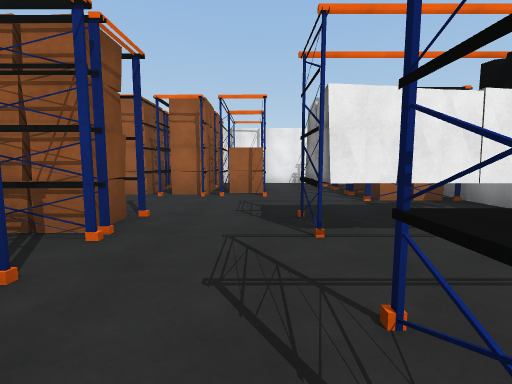
View 1 (above)

24 first-person views from a walk through a Unity game level. The camera is 1.5 m above the floor, tilts 6° down and sees 85° across. The floor is counted in squares, 2 m on a side. Each view is taken from the middle of a square. On the plan, view 1 faces up. The plan holds only what a view shows up to about 10 squares ahead; the rest is blank. The place goes on beyond the plan.

View 2
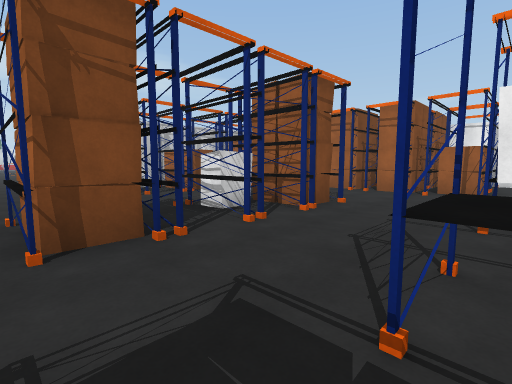

View 3
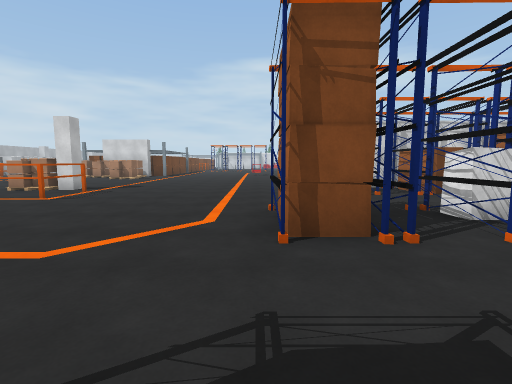

View 4
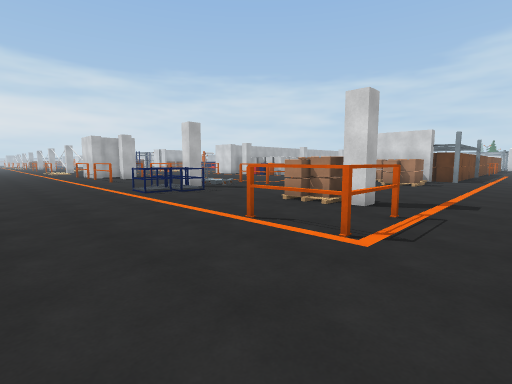

View 5
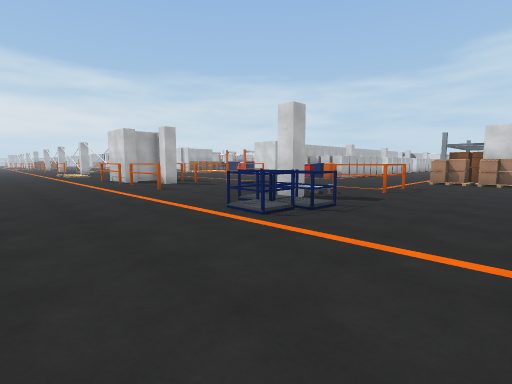

View 6
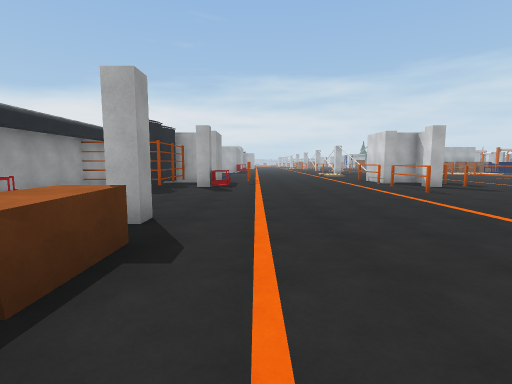

View 7
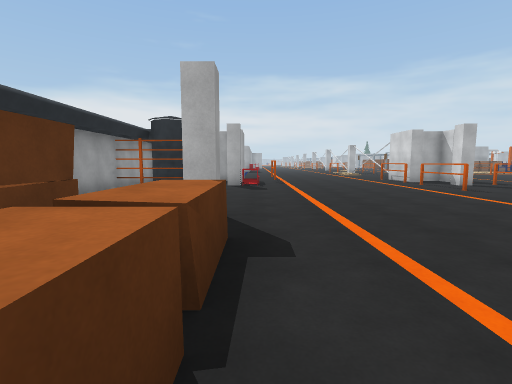

View 8
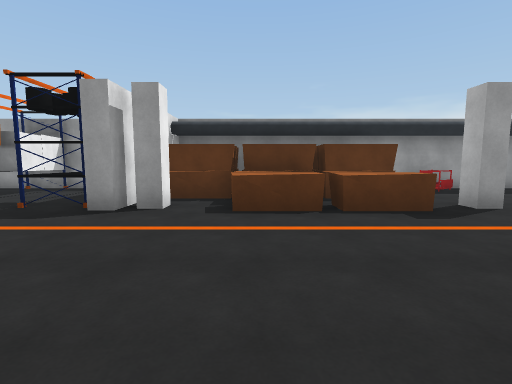

View 9
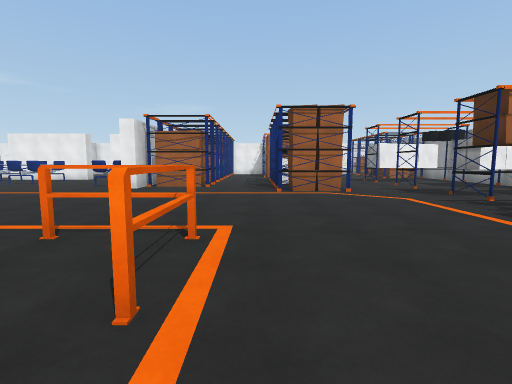

View 10
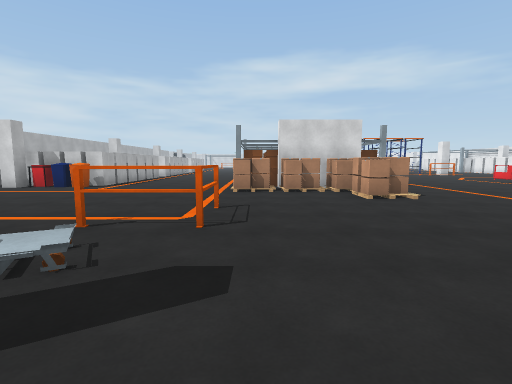

View 11
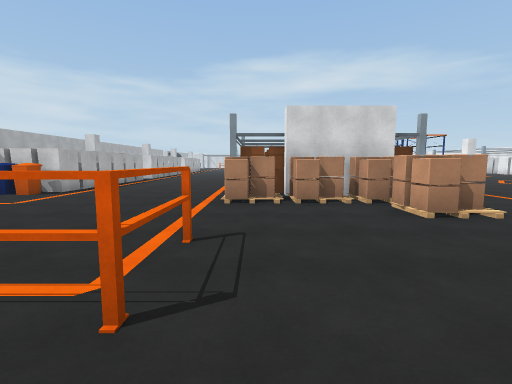

View 12
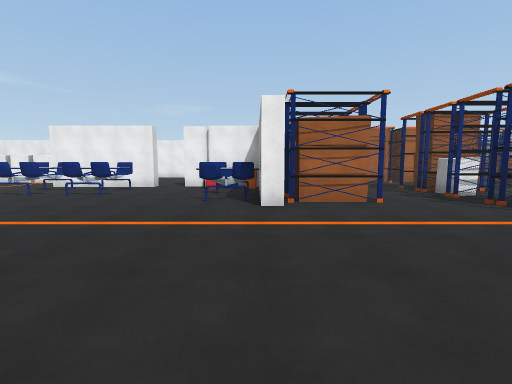

View 13
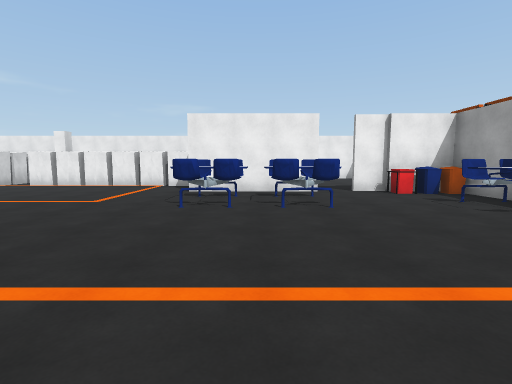

View 14
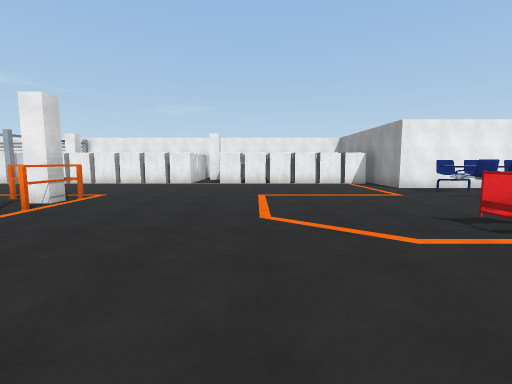

View 15
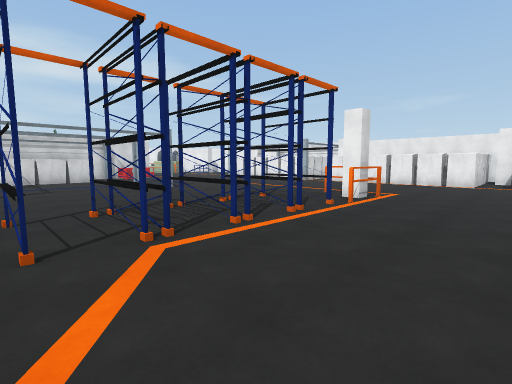

View 16
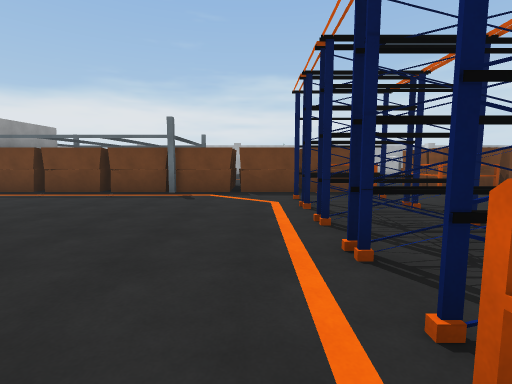

View 17
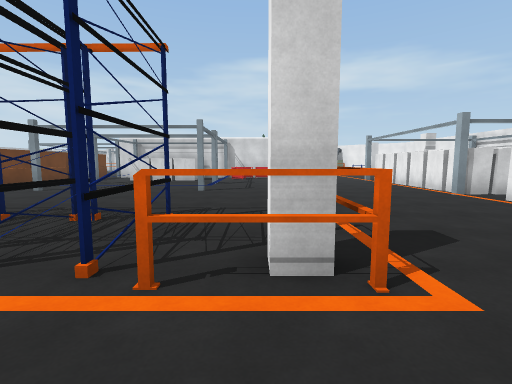

View 18
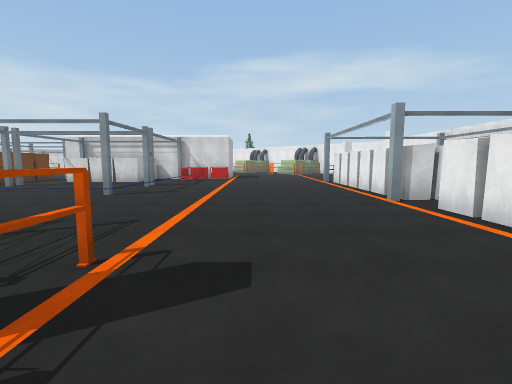

View 19
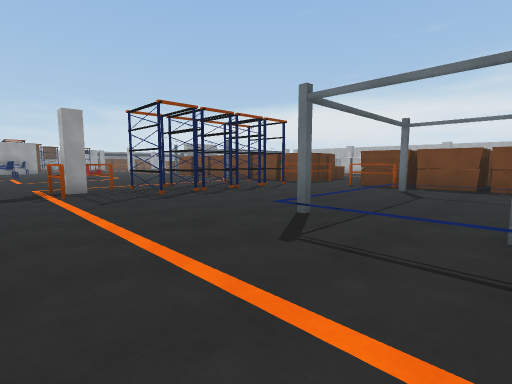

View 20
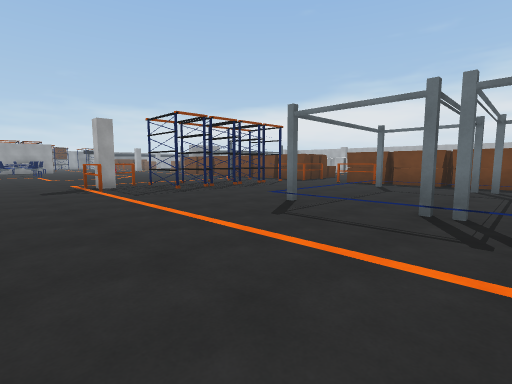

View 21
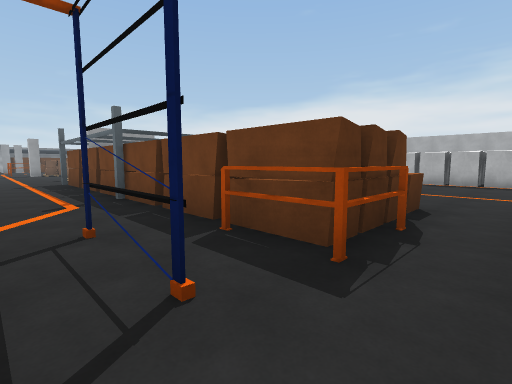

View 22
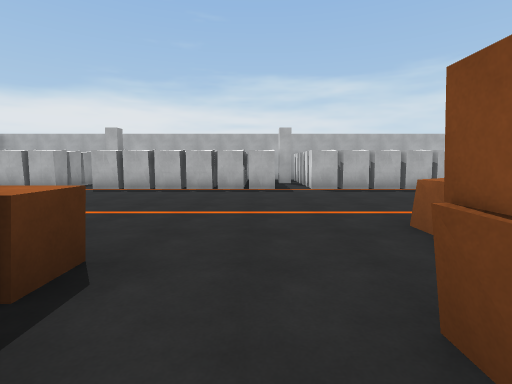

View 23
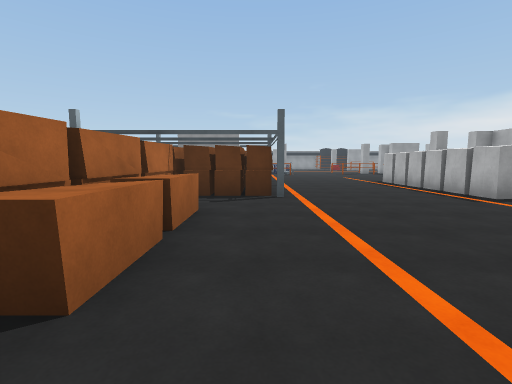

View 24
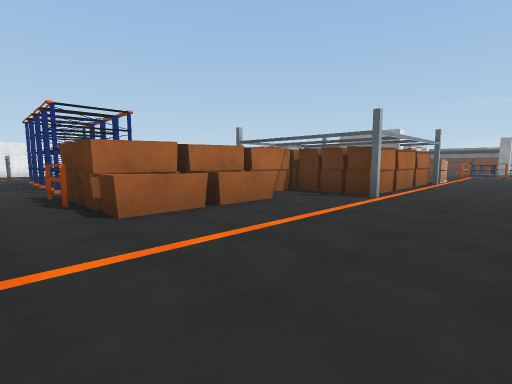

### Floor plan
Key: @ floor where view 1 was taken; # wall or solid block; x gap in a wall; . floor; / step, stairs or slope; = window, fence, low wall or low ledge; ^ raised ledge; F fence; O other object.
Columns run from 32 left of view 1 to 4 right of it. Each row starts with its distance up from view 1.
 10                                 #.
  9           ###                ###^.
  8           #.#                ####.#
  7     #.    #.#   #            ####.##
  6 #####.#####.######   ..      .###.###
  5 .................####.##     .......#
  4 .......................#### .##..^
  3 ..................^.^...###..##..##^
  2 ........FF........^^^..^###..##.....#
  1 .........F.............^###......^^##
  0 .#.#/...##...................##.@^^##
 -1 ..../...##......=............##.....#
 -2 ..../............................^ ##
 -3 ..../...............  ..............#
 -4 ..../...##.......................^^^
 -5 /////...##................FF.....^
 -6 #####F.F##########.........F.....##
 -7    ###.F#############....#.F......###
 -8    ###.#######   ###.............^###
 -9     ^...^^^..#   ###.............^##
-10     ^........#######.............^#
-11     ..................FF..==.....##
-12    ....................Fx#=......#..#
-13    .................................#
-14   ..................... ............#
-15  ####.#####.######....  ............#
-16    ##.## # .#    #...   F.F........O#
-17     #       #    #.    .FxF.....#####
-18                  #     .. ......##  #

Positions as (right, up) in squares from view 1, and headings:
1: (0, 0), facing up
2: (1, -1), facing up-left
3: (1, -1), facing left
4: (-2, -4), facing down-left
5: (-2, -8), facing down-left
6: (-1, -8), facing down
7: (0, -8), facing down
8: (-4, -8), facing right
9: (-4, -8), facing up
10: (-6, -10), facing left
11: (-8, -10), facing left
12: (-8, -5), facing up
13: (-13, -3), facing up
14: (-19, -4), facing up
15: (-20, -5), facing up-left
16: (-22, 1), facing down
17: (-21, 1), facing left
18: (-22, 3), facing left
19: (-31, 3), facing down-right
20: (-32, 4), facing down-right
21: (-26, -4), facing down-right
22: (-26, -7), facing down
23: (-26, -10), facing right
24: (-26, -13), facing up-right
